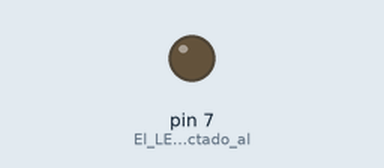
Simulated run of this sketch. Board: Arduino Uno, built with avr-gcc and run on an emulated ATmega328P. On the bench: output pins drawn as LEDs (lit = HIGH).

Above: at 0.3 s.
At 4.6 s:
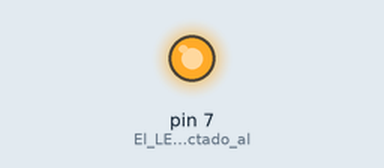
Timing chart, 0 to 7.0 s (numbered marks = the images above):
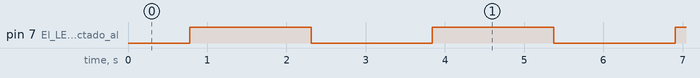

The sketch:

Fade_Whitout_For.ino
```cpp
int brillo = 0;
int incremento = 5; //Puede valer negativo (decremento)
void setup(){
pinMode(7, OUTPUT); //El LED está conectado al pin 9 (PWM)
}
void loop() {
analogWrite(7, brillo);
brillo = brillo + incremento;
if (brillo == 0 || brillo == 255) {
incremento = -incremento;
}

delay(30);
}
```

Measured:
- by itself, pin 7 (El_LED_está_conectado_al): alternates HIGH for 1.5 s and LOW for 1.5 s
